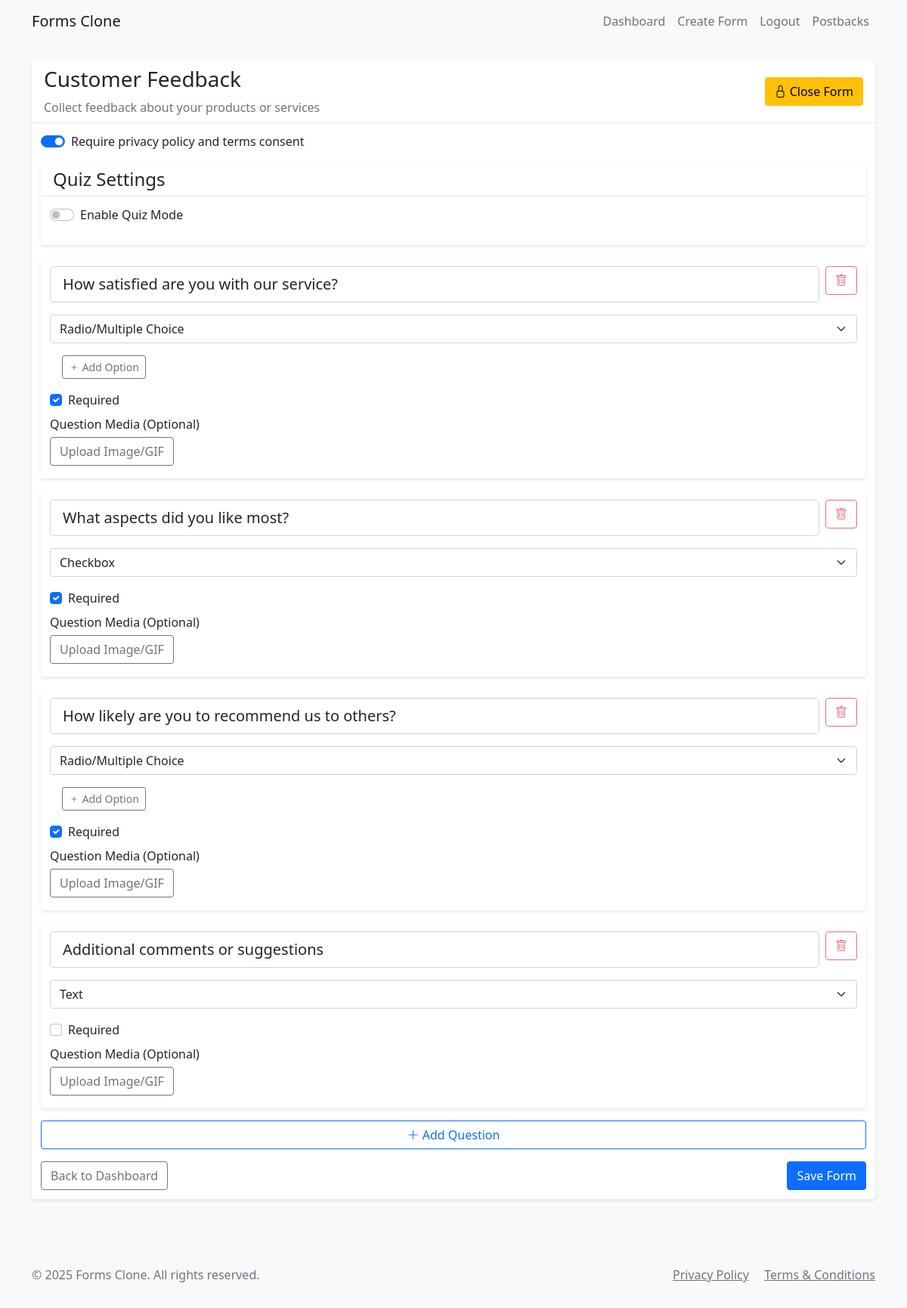
The page /form/69/edit (signed in) on the database its author committed.
### app.py (models this page shows, shortened)
class Form(db.Model):
    id = db.Column(db.Integer, primary_key=True)
    title = db.Column(db.String(200), nullable=False)
    description = db.Column(db.Text)
    created_at = db.Column(db.DateTime, default=datetime.utcnow)
    user_id = db.Column(db.Integer, db.ForeignKey('user.id', name='fk_form_user'), nullable=False)
    company_id = db.Column(db.Integer, db.ForeignKey('company.id', name='fk_form_company'), nullable=True)
    questions = db.relationship('Question', backref='form', lazy=True, cascade='all, delete-orphan')
    responses = db.relationship('Response', backref='form', lazy=True, cascade='all, delete-orphan')
    is_closed = db.Column(db.Boolean, default=False)  # New field to track if the form is closed/expired
    requires_consent = db.Column(db.Boolean, default=True)  # Require privacy policy and terms consent
    is_quiz = db.Column(db.Boolean, default=False)  # Is this form a quiz?
    passing_score = db.Column(db.Integer, default=0)  # Passing score percentage
    show_score = db.Column(db.Boolean, default=True)  # Whether to show score to respondents

class Question(db.Model):
    id = db.Column(db.Integer, primary_key=True)
    form_id = db.Column(db.Integer, db.ForeignKey('form.id'), nullable=False)
    question_text = db.Column(db.String(500), nullable=False)
    question_type = db.Column(db.String(20), nullable=False)  # text, multiple_choice, checkbox
    options = db.Column(db.Text)  # JSON string for multiple choice/checkbox options
    required = db.Column(db.Boolean, default=False)
    order = db.Column(db.Integer, nullable=False)
    is_quiz_question = db.Column(db.Boolean, default=False)
    correct_answer = db.Column(db.Text, nullable=True)  # JSON string for correct answers
    points = db.Column(db.Integer, default=0)  # Points for correct answer
    feedback = db.Column(db.Text, nullable=True)  # Feedback for the question
    subquestions = relationship('SubQuestion', backref='parent_question', lazy=True,
                               cascade='all, delete-orphan')

### app.py (the view)
@app.route('/form/<int:form_id>/edit')
@login_required
def edit_form(form_id):
    form = Form.query.get_or_404(form_id)
    if form.user_id != current_user.id:
        return redirect(url_for('dashboard'))
    for q in form.questions:
        try:
            q.parsed_options = json.loads(q.options) if q.options else []
        except ValueError:
            q.parsed_options = []
    return render_template('edit_form.html', form=form)

### app.py (called while the page is built)
@app.context_processor
def inject_now():
    return {'now': datetime.now()}

@app.context_processor
def inject_csrf_token():
    return {'csrf_token': lambda: 'dummy_token'}

def fromjson_filter(s):
    try:
        return json.loads(s)
    except Exception:
        return []

@login_manager.user_loader
def load_user(user_id):
    return User.query.get(int(user_id))

### templates/edit_form.html (shortened to what this page needs)
{% extends "base.html" %}
{% block content %}
<div class="row">
    <div class="col-md-12 col-lg-12 col-xl-12 mx-auto">
        <div class="card mb-4">
            <div class="card-header d-flex justify-content-between align-items-center">
                <div>
                <h3>{{ form.title }}</h3>
                <p class="text-muted mb-0">{{ form.description or 'No description' }}</p>
                </div>
                <div>
                    <form action="{{ url_for('toggle_form_status', form_id=form.id) }}" method="POST" class="d-inline">
                        <button type="submit" class="btn {% if form.is_closed %}btn-success{% else %}btn-warning{% endif %}" title="{% if form.is_closed %}Reopen Form{% else %}Close Form{% endif %}">
                            {% if form.is_closed %}
                            <i class="bi bi-unlock"></i> Reopen Form
                            {% else %}
                            <i class="bi bi-lock"></i> Close Form
                            {% endif %}
                        </button>
                    </form>
                </div>
            </div>
            <div class="card-body">
                <div class="mb-3">
                    <div class="form-check form-switch">
                        <input class="form-check-input" type="checkbox" id="requires_consent" {% if form.requires_consent %}checked{% endif %}>
                        <label class="form-check-label" for="requires_consent">Require privacy policy and terms consent</label>
                    </div>
                </div>
                <div class="card mb-3">
                    <div class="card-header">
                        <h4 class="mb-0">Quiz Settings</h4>
                    </div>
                    <div class="card-body">
                        <div class="form-check form-switch mb-3">
                            <input class="form-check-input" type="checkbox" id="is_quiz" {% if form.is_quiz %}checked{% endif %}>
                            <label class="form-check-label" for="is_quiz">Enable Quiz Mode</label>
                        </div>
                    </div>
                </div>
                <div id="questions-container">
                    {% for question in form.questions %}
                    <div class="question-card card mb-3" data-question-id="{{ question.id }}">
                        <div class="card-body">
                            <div class="d-flex justify-content-between align-items-start mb-3">
                                <input type="text" class="form-control form-control-lg question-text"
                                       value="{{ question.question_text }}"
                                       placeholder="Question text"
                                       aria-label="Question text">
                                <button class="btn btn-outline-danger ms-2 delete-question"
                                        title="Delete question">
                                    <i class="bi bi-trash" aria-hidden="true"></i>
                                </button>
                            </div>
                            <div class="mb-3">
                                <select class="form-select question-type" aria-label="Question type" title="Select question type">
                                    <option value="text" {% if question.question_type == 'text' %}selected{% endif %}>Text</option>
                                    <option value="checkbox" {% if question.question_type == 'checkbox' %}selected{% endif %}>Checkbox</option>
                                    <option value="radio" {% if question.question_type in ['radio','multiple_choice'] %}selected{% endif %}>Radio/Multiple Choice</option>
                                </select>
                            </div>
                            <div class="options-container mb-3">
                                {% if question.question_type in ['radio','multiple_choice'] %}
                                    {% set opts = question.options|fromjson if question.options else [] %}
                                    <button class="btn btn-outline-secondary btn-sm add-option">
                                        <i class="bi bi-plus"></i> Add Option
                                    </button>
                                {% endif %}
                            </div>
                            <div class="form-check mt-3">
                                <input class="form-check-input question-required" type="checkbox"
                                       {% if question.required %}checked{% endif %}
                                       id="required-{{ question.id }}">
                                <label class="form-check-label" for="required-{{ question.id }}">Required</label>
                            </div>
                            <div class="form-group">
                                <label>Question Media (Optional)</label>
                                <div class="media-upload-container">
                                    <button type="button" class="btn btn-outline-secondary media-upload-btn">
                                         Upload Image/GIF
                                    </button>
                                </div>
                            </div>
                        </div>
                    </div>
                    {% endfor %}
                </div>
                <button id="add-question" class="btn btn-outline-primary w-100 mb-3">
                    <i class="bi bi-plus-lg" aria-hidden="true"></i> Add Question
                </button>
                <div class="d-flex justify-content-between">
                    <a href="{{ url_for('dashboard') }}" class="btn btn-outline-secondary">Back to Dashboard</a>
                    <button id="save-form" class="btn btn-primary">Save Form</button>
                </div>
            </div>
        </div>
    </div>
</div>
{% endblock %}
{% block extra_css %}
<link rel="stylesheet" href="https://cdn.jsdelivr.net/npm/bootstrap-icons@1.7.2/font/bootstrap-icons.css">
{% endblock %}

### static/css/style.css (style rules this page uses)
body { background-color: #f8f9fa; }
.card { box-shadow: 0 2px 4px rgba(0, 0, 0, 0.1); border: none; }
.card-header { background-color: #fff; border-bottom: 1px solid rgba(0, 0, 0, 0.1); }
.question-card { transition: all 0.3s ease; }
.options-container { margin-top: 1rem; padding-left: 1rem; }
.delete-question, .delete-option { opacity: 0.7; transition: opacity 0.2s ease; }
.form-check { margin-bottom: 0.5rem; }

### templates/edit_form.html (style rules this page uses)
.card-body { padding: 0.75rem; }
.media-upload-btn { margin: 5px 0; }

### rows shown on the page
Form: title "Customer Feedback", description "Collect feedback about your products or services", requires_consent "☑"
Question: question_text "How satisfied are you with our service?", question_type "Radio/Multiple Choice", options "Add Option", required "☑"
Question: question_text "What aspects did you like most?", question_type "Checkbox", required "☑"
Question: question_text "How likely are you to recommend us to others?", question_type "Radio/Multiple Choice", options "Add Option", required "☑"
Question: question_text "Additional comments or suggestions", question_type "Text"

### other values the page prints
{{ moment().format('YYYY') }} "2025"
